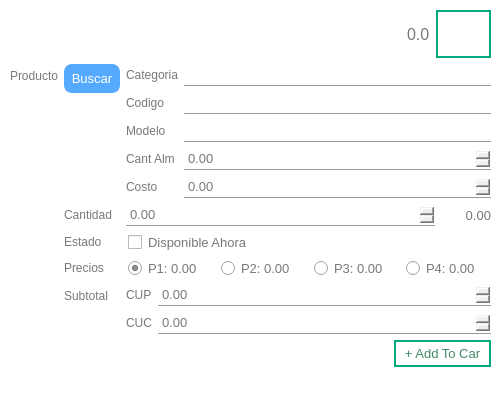
<?xml version="1.0" encoding="UTF-8"?>
<ui version="4.0">
    <class>Dialog</class>
    <widget class="QDialog" name="Dialog" key="ad04bb7231a9b3b660f35531dff922ee">
        <property name="geometry">
            <rect>
                <x>0</x>
                <y>0</y>
                <width>500</width>
                <height>410</height>
            </rect>
        </property>
        <property name="minimumSize">
            <size>
                <width>500</width>
                <height>410</height>
            </size>
        </property>
        <property name="maximumSize">
            <size>
                <width>500</width>
                <height>410</height>
            </size>
        </property>
        <property name="windowTitle">
            <string>Sales</string>
        </property>
        <property name="styleSheet">
            <string notr="true">QMainWindow, QDialog{
                background-color: rgb(255, 255, 255);
                }

                /**** QPushButton (enabled) ****/
                QPushButton
                {
                background-color: rgb(85, 170, 255);
                font: 10pt;
                color: rgb(255, 255, 255);
                padding: 4px 8px;
                border: 2px solid rgb(85, 170, 255);
                border-radius: 8px;
                padding: 5px;
                }

                QPushButton:hover
                {
                background-color: rgb(0, 121, 182);
                border: 2px solid rgb(66, 133, 199);
                }

                QPushButton:pressed
                {
                border:3px solid rgb(66, 133, 199);
                padding: -1px 1px 1px 1px;
                }

                /******* QLabel ***********/
                QLabel{
                color: rgb(120, 120, 120)
                }
                labelHab1:hover{
                color: rgb(120, 0, 0)
                }

                /*******QLineEdit************/
                QTextEdit {
                font: 10pt;
                color: rgb(120, 120, 120);
                border: 1px solid rgb(156, 156, 156);
                border-radius: 0px;
                padding: 2px;
                }
                QCheckBox, QRadioButton{
                font: 10pt;
                color: rgb(120, 120, 120);
                padding: 2px;
                }
                QLineEdit, QDateEdit, QDoubleSpinBox, QSpinBox{
                font: 10pt;
                color: rgb(120, 120, 120);
                border: 1px solid rgb(156, 156, 156);
                border-radius: 0px;
                padding: 2px;
                border-top: 1px white;
                border-left: 1px white;
                border-right: 1px white;
                }
                /********QComboBox*******/
                QComboBox{
                font: 10pt;
                color: rgb(120, 120, 120);
                border: 1px solid rgb(156, 156, 156);
                padding: 2px;
                selection-background-color: white;
                selection-color: rgb(120, 120, 120);
                border-top: 1px white;
                border-left: 1px white;
                border-right: 1px white;
                }
                QComboBox QAbstractItemView
                {
                background-color: white;
                color:rgb(120, 120, 120);
                padding: 4px;
                border: 1px solid rgb(156, 156, 156);
                border-top: 1px white;
                border-left: 1px white;
                border-right: 1px white;
                }

                QLineEdit:hover, QDateEdit:hover, QDoubleSpinBox:hover, QComboBox:hover
                {
                color: rgb(85, 170, 255);
                border: 1px solid rgb(85, 170, 255);
                border-top: 1px white;
                border-left: 1px white;
                border-right: 1px white;
                }

                QLineEdit:focus, QDateEdit:focus, QDoubleSpinBox:focus, QComboBox:focus
                {
                border-color: rgb(90,200,255);
                border-top: 1px white;
                border-left: 1px white;
                border-right: 1px white;
                }

                QToolTip
                {
                background-color:rgb(85, 170, 255);
                color: white;
                border: 1px solid rgb(85, 170, 255);
                opacity: 50;
                padding: 1px;
                }
                QTabWidget
                {
                background-color: transparent;
                }

                QTabWidget::pane {
                border-top: 1px solid rgb(156, 156, 156);
                border-bottom: 1px solid rgb(156, 156, 156);
                position: absolute;
                top: -0.25em;
                }
                /**** QTabWidget (disabled) ****/
                QTabWidget::pane:disabled
                {
                border-color: rgb(60,60,60);
                }

                QTabWidget::tab-bar {
                alignment: center;
                border: 1px white;
                border-radius: 5px;
                }

                QTreeView
                {
                alternate-background-color: rgb(200,200,200);
                background-color: white;
                border: 1px solid rgb(156, 156, 156);
                font: 10pt;
                color: rgb(120,120,120);
                selection-background-color:rgb(90,200,255);
                selection-color: rgb(156, 156, 156);
                }
                QListView{
                alternate-background-color: rgb(200,200,200);
                background-color: white;
                border: 1px solid rgb(255, 255, 255);
                font: 8pt;
                color: rgb(120,120,120);
                selection-background-color:rgb(90,200,255);
                selection-color: rgb(156, 156, 156);
                }
            </string>
        </property>
        <widget class="QWidget" name="formLayoutWidget">
            <property name="geometry">
                <rect>
                    <x>10</x>
                    <y>10</y>
                    <width>481</width>
                    <height>388</height>
                </rect>
            </property>
            <layout class="QFormLayout" name="formLayout">
                <item row="0" column="1">
                    <layout class="QHBoxLayout" name="horizontalLayout_5">
                        <item>
                            <spacer name="horizontalSpacer_4">
                                <property name="orientation">
                                    <enum>Qt::Horizontal</enum>
                                </property>
                                <property name="sizeHint" stdset="0">
                                    <size>
                                        <width>40</width>
                                        <height>20</height>
                                    </size>
                                </property>
                            </spacer>
                        </item>
                        <item>
                            <widget class="QLabel" name="carCantTotalLabel">
                                <property name="styleSheet">
                                    <string notr="true">font: 12pt;</string>
                                </property>
                                <property name="text">
                                    <string>0.0</string>
                                </property>
                            </widget>
                        </item>
                        <item>
                            <widget class="QPushButton" name="carPushButton">
                                <property name="minimumSize">
                                    <size>
                                        <width>48</width>
                                        <height>48</height>
                                    </size>
                                </property>
                                <property name="styleSheet">
                                    <string notr="true">QPushButton
                                        {
                                        background-color: white;
                                        font: 10pt;
                                        color: rgb(67, 136, 101);
                                        padding: 4px 8px;
                                        border: 2px solid rgb(0, 170, 127);
                                        border-bottom-right-radius: 0px;
                                        border-bottom-left-radius: 0px;
                                        border-top-right-radius: 0px;
                                        border-top-left-radius: 0px;
                                        }

                                        :hover
                                        {
                                        background-color: rgb(0, 170, 127);
                                        color: white;
                                        border: 2px solid rgb(120, 200, 29);
                                        }

                                        :pressed
                                        {
                                        border:3px solid rgb(255, 255, 255);
                                        padding: -1px 1px 1px 1px;
                                        }
                                    </string>
                                </property>
                                <property name="text">
                                    <string/>
                                </property>
                                <property name="iconSize">
                                    <size>
                                        <width>48</width>
                                        <height>48</height>
                                    </size>
                                </property>
                            </widget>
                        </item>
                    </layout>
                </item>
                <item row="1" column="0">
                    <widget class="QLabel" name="productoLabel">
                        <property name="text">
                            <string>Producto</string>
                        </property>
                    </widget>
                </item>
                <item row="1" column="1">
                    <layout class="QFormLayout" name="formLayout_3">
                        <item row="1" column="0">
                            <widget class="QLabel" name="cantidadLabel">
                                <property name="text">
                                    <string>Cantidad</string>
                                </property>
                            </widget>
                        </item>
                        <item row="3" column="0">
                            <widget class="QLabel" name="preciosLabel">
                                <property name="text">
                                    <string>Precios</string>
                                </property>
                            </widget>
                        </item>
                        <item row="3" column="1">
                            <layout class="QHBoxLayout" name="horizontalLayout_2">
                                <item>
                                    <widget class="QRadioButton" name="radioButton">
                                        <property name="text">
                                            <string>P1: 0.00</string>
                                        </property>
                                        <property name="checked">
                                            <bool>true</bool>
                                        </property>
                                    </widget>
                                </item>
                                <item>
                                    <widget class="QRadioButton" name="radioButton_2">
                                        <property name="text">
                                            <string>P2: 0.00</string>
                                        </property>
                                    </widget>
                                </item>
                                <item>
                                    <widget class="QRadioButton" name="radioButton_3">
                                        <property name="text">
                                            <string>P3: 0.00</string>
                                        </property>
                                    </widget>
                                </item>
                                <item>
                                    <widget class="QRadioButton" name="radioButton_4">
                                        <property name="text">
                                            <string>P4: 0.00</string>
                                        </property>
                                    </widget>
                                </item>
                            </layout>
                        </item>
                        <item row="4" column="0">
                            <widget class="QLabel" name="subtotalLabel">
                                <property name="text">
                                    <string>Subtotal</string>
                                </property>
                            </widget>
                        </item>
                        <item row="4" column="1">
                            <layout class="QFormLayout" name="formLayout_4">
                                <item row="0" column="0">
                                    <widget class="QLabel" name="cUPLabel">
                                        <property name="text">
                                            <string>CUP</string>
                                        </property>
                                    </widget>
                                </item>
                                <item row="0" column="1">
                                    <widget class="QDoubleSpinBox" name="CUPDoubleSpinBox">
                                        <property name="readOnly">
                                            <bool>true</bool>
                                        </property>
                                        <property name="maximum">
                                            <double>500000.000000000000000</double>
                                        </property>
                                    </widget>
                                </item>
                                <item row="1" column="0">
                                    <widget class="QLabel" name="cUCLabel">
                                        <property name="text">
                                            <string>CUC</string>
                                        </property>
                                    </widget>
                                </item>
                                <item row="1" column="1">
                                    <widget class="QDoubleSpinBox" name="CUCDoubleSpinBox">
                                        <property name="readOnly">
                                            <bool>true</bool>
                                        </property>
                                        <property name="maximum">
                                            <double>20000.000000000000000</double>
                                        </property>
                                    </widget>
                                </item>
                            </layout>
                        </item>
                        <item row="5" column="1">
                            <layout class="QHBoxLayout" name="horizontalLayout_4">
                                <item>
                                    <spacer name="horizontalSpacer_2">
                                        <property name="orientation">
                                            <enum>Qt::Horizontal</enum>
                                        </property>
                                        <property name="sizeHint" stdset="0">
                                            <size>
                                                <width>40</width>
                                                <height>20</height>
                                            </size>
                                        </property>
                                    </spacer>
                                </item>
                                <item>
                                    <widget class="QPushButton" name="addToCarPushButton">
                                        <property name="styleSheet">
                                            <string notr="true">QPushButton
                                                {
                                                background-color: white;
                                                font: 10pt;
                                                color: rgb(67, 136, 101);
                                                padding: 4px 8px;
                                                border: 2px solid rgb(0, 170, 127);
                                                border-bottom-right-radius: 0px;
                                                border-bottom-left-radius: 0px;
                                                border-top-right-radius: 0px;
                                                border-top-left-radius: 0px;
                                                }

                                                :hover
                                                {
                                                background-color: rgb(0, 170, 127);
                                                color: white;
                                                border: 2px solid rgb(120, 200, 29);
                                                }

                                                :pressed
                                                {
                                                border:3px solid rgb(255, 255, 255);
                                                padding: -1px 1px 1px 1px;
                                                }
                                            </string>
                                        </property>
                                        <property name="text">
                                            <string>+ Add To Car</string>
                                        </property>
                                    </widget>
                                </item>
                            </layout>
                        </item>
                        <item row="0" column="1">
                            <layout class="QFormLayout" name="formLayout_2">
                                <item row="0" column="0">
                                    <widget class="QLabel" name="categoriaLabel">
                                        <property name="text">
                                            <string>Categoria</string>
                                        </property>
                                    </widget>
                                </item>
                                <item row="0" column="1">
                                    <widget class="QLineEdit" name="categoriaLineEdit">
                                        <property name="readOnly">
                                            <bool>true</bool>
                                        </property>
                                    </widget>
                                </item>
                                <item row="1" column="0">
                                    <widget class="QLabel" name="codigoLabel">
                                        <property name="text">
                                            <string>Codigo</string>
                                        </property>
                                    </widget>
                                </item>
                                <item row="1" column="1">
                                    <widget class="QLineEdit" name="codigoLineEdit">
                                        <property name="readOnly">
                                            <bool>true</bool>
                                        </property>
                                    </widget>
                                </item>
                                <item row="2" column="0">
                                    <widget class="QLabel" name="modeloLabel">
                                        <property name="text">
                                            <string>Modelo</string>
                                        </property>
                                    </widget>
                                </item>
                                <item row="2" column="1">
                                    <widget class="QLineEdit" name="modeloLineEdit">
                                        <property name="readOnly">
                                            <bool>true</bool>
                                        </property>
                                    </widget>
                                </item>
                                <item row="4" column="0">
                                    <widget class="QLabel" name="cantAlmLabel">
                                        <property name="text">
                                            <string>Cant Alm</string>
                                        </property>
                                    </widget>
                                </item>
                                <item row="4" column="1">
                                    <widget class="QDoubleSpinBox" name="cantAlmDoubleSpinBox">
                                        <property name="readOnly">
                                            <bool>true</bool>
                                        </property>
                                    </widget>
                                </item>
                                <item row="5" column="0">
                                    <widget class="QLabel" name="costoLabel">
                                        <property name="text">
                                            <string>Costo</string>
                                        </property>
                                    </widget>
                                </item>
                                <item row="5" column="1">
                                    <widget class="QDoubleSpinBox" name="costoDoubleSpinBox">
                                        <property name="readOnly">
                                            <bool>true</bool>
                                        </property>
                                    </widget>
                                </item>
                            </layout>
                        </item>
                        <item row="0" column="0">
                            <widget class="QPushButton" name="buscarProdPushButton">
                                <property name="text">
                                    <string>Buscar</string>
                                </property>
                            </widget>
                        </item>
                        <item row="1" column="1">
                            <layout class="QHBoxLayout" name="horizontalLayout_3">
                                <item>
                                    <widget class="QDoubleSpinBox" name="cantidadDoubleSpinBox"/>
                                </item>
                                <item>
                                    <widget class="QLabel" name="labelCantPagar">
                                        <property name="maximumSize">
                                            <size>
                                                <width>50</width>
                                                <height>16777215</height>
                                            </size>
                                        </property>
                                        <property name="styleSheet">
                                            <string notr="true">font: 10pt;</string>
                                        </property>
                                        <property name="text">
                                            <string>0.00</string>
                                        </property>
                                        <property name="alignment">
                                            <set>Qt::AlignRight|Qt::AlignTrailing|Qt::AlignVCenter</set>
                                        </property>
                                    </widget>
                                </item>
                            </layout>
                        </item>
                        <item row="2" column="0">
                            <widget class="QLabel" name="estadoLabel">
                                <property name="text">
                                    <string>Estado</string>
                                </property>
                            </widget>
                        </item>
                        <item row="2" column="1">
                            <widget class="QCheckBox" name="estadoCheckBox">
                                <property name="text">
                                    <string>Disponible Ahora</string>
                                </property>
                                <property name="checked">
                                    <bool>false</bool>
                                </property>
                                <property name="autoRepeatDelay">
                                    <number>300</number>
                                </property>
                            </widget>
                        </item>
                    </layout>
                </item>
            </layout>
        </widget>
    </widget>
    <resources/>
    <connections/>
</ui>
